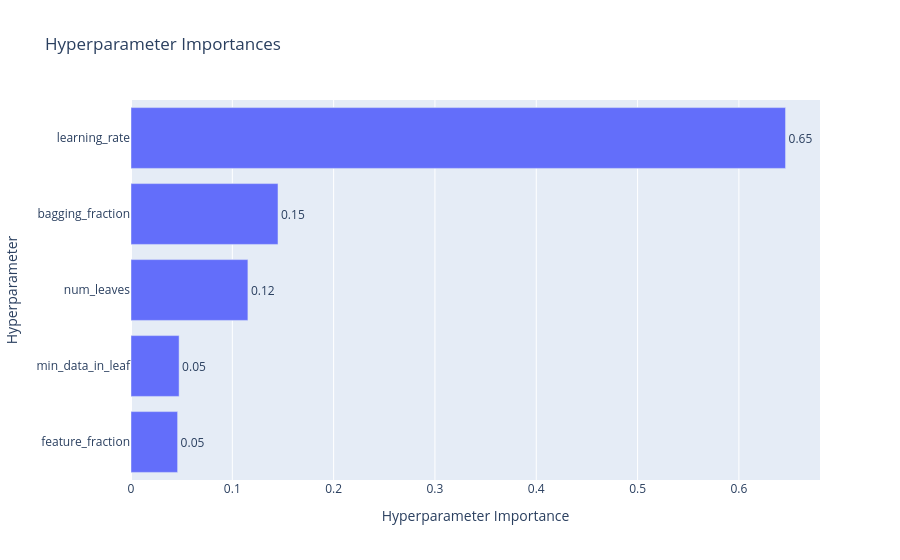

Here is the notebook cell this chart was saved with:
### Code cell
plot_param_importances(study)

### Figure 1 — Plotly figure (JSON) as saved in the notebook; plotly's stock layout.template omitted (floating-point values rounded to 4 significant figures)
{"data": [{"cliponaxis": false, "hovertemplate": ["feature_fraction (FloatDistribution): 0.04601116327407663<extra></extra>", "min_data_in_leaf (IntDistribution): 0.04748524920756358<extra></extra>", "num_leaves (IntDistribution): 0.11538112812584783<extra></extra>", "bagging_fraction (FloatDistribution): 0.14507586995346272<extra></extra>", "learning_rate (FloatDistribution): 0.6460465894390492<extra></extra>"], "name": "Objective Value", "orientation": "h", "text": ["0.05", "0.05", "0.12", "0.15", "0.65"], "textposition": "outside", "type": "bar", "x": [0.04601, 0.04749, 0.1154, 0.1451, 0.646], "y": ["feature_fraction", "min_data_in_leaf", "num_leaves", "bagging_fraction", "learning_rate"]}], "layout": {"title": {"text": "Hyperparameter Importances"}, "xaxis": {"title": {"text": "Hyperparameter Importance"}}, "yaxis": {"title": {"text": "Hyperparameter"}}}}
